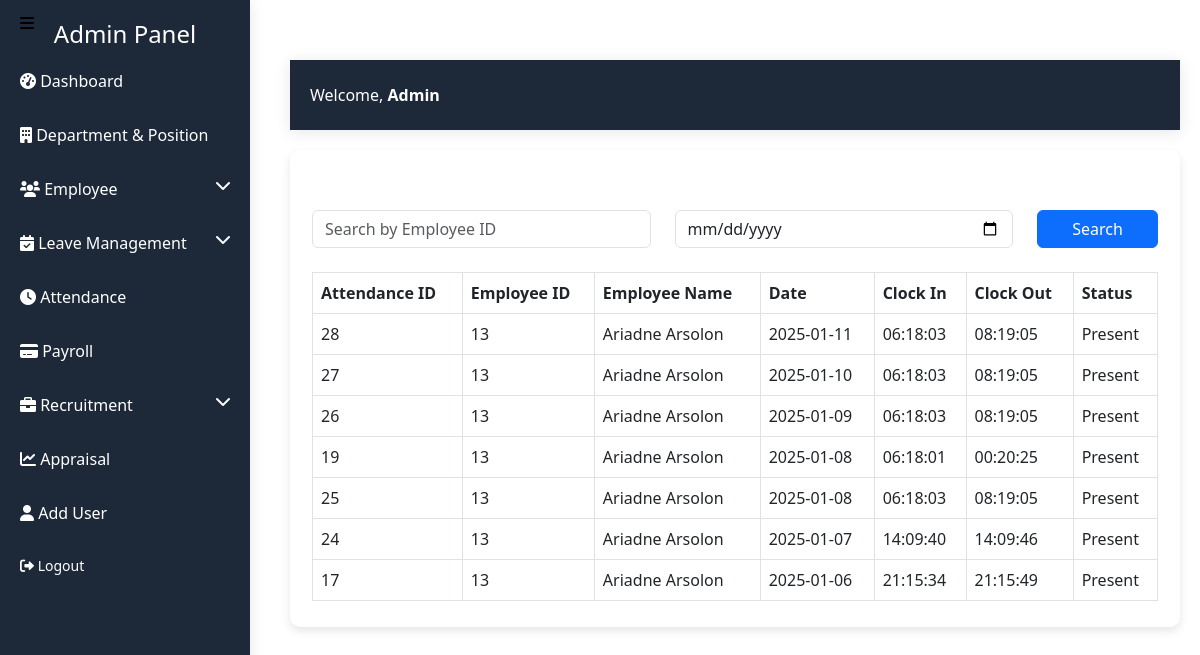
/admin_dashboard/attendance.php, run on the app's committed database.
### tables this page shows
CREATE TABLE `attendance` (
  `AttendanceID` int(11) NOT NULL,
  `EmployeeID` int(11) UNSIGNED NOT NULL,
  `Date` date NOT NULL,
  `ClockIn` time DEFAULT NULL,
  `ClockOut` time DEFAULT NULL,
  `Status` enum('Present','Absent','On Leave') NOT NULL
);

CREATE TABLE `employees` (
  `EmployeeID` int(11) UNSIGNED NOT NULL,
  `FirstName` varchar(30) NOT NULL,
  `LastName` varchar(30) NOT NULL,
  `Gender` enum('Male','Female','Other') NOT NULL,
  `Email` varchar(255) NOT NULL,
  `Phone` varchar(15) DEFAULT NULL,
  `DOB` date NOT NULL,
  `Address` text NOT NULL,
  `DepartmentID` int(11) NOT NULL,
  `PositionID` int(11) NOT NULL,
  `Hire_Date` date NOT NULL,
  `Salary` decimal(10,2) DEFAULT NULL,
  `Attendance_Percentage` float DEFAULT NULL,
  `Performance_Rating` varchar(255) DEFAULT NULL,
  `Created_At` timestamp NULL DEFAULT current_timestamp(),
  `Updated_At` timestamp NULL DEFAULT current_timestamp() ON UPDATE current_timestamp(),
  `ProfileImage` varchar(255) DEFAULT NULL
);

### admin_dashboard/attendance.php (the view, shortened to what this page needs)
<?php
require_once '../config/config.php';
$searchEmployeeID = $_GET['EmployeeID'] ?? '';
$searchDate = $_GET['Date'] ?? '';
$sql = "SELECT a.AttendanceID, a.EmployeeID, e.FirstName, e.LastName, a.Date, a.ClockIn, a.ClockOut, a.Status
        FROM attendance a
        JOIN employees e ON a.EmployeeID = e.employeeId
        WHERE (:EmployeeID = '' OR a.EmployeeID = :EmployeeID)
        AND (:Date = '' OR a.Date = :Date)
        ORDER BY a.Date DESC";
$stmt = $conn->prepare($sql);
$stmt->execute([':EmployeeID' => $searchEmployeeID, ':Date' => $searchDate]);
$attendanceRecords = $stmt->fetchAll(PDO::FETCH_ASSOC);
?>
<!DOCTYPE html>
<html lang="en">
<head>
    <link href="https://cdn.jsdelivr.net/npm/bootstrap@5.3.0/dist/css/bootstrap.min.css" rel="stylesheet">
</head>
<body>
 <?php include(__DIR__ . '/include/sidebar.php'); ?>
<div class="content">
    <?php include(__DIR__ . '/include/header.php'); ?>
    <div class="main-content">
    <div class="container mt-1">
        <h2 class="text-center">Attendance Records</h2>
        <form class="row mb-4" method="GET" action="">
            <div class="col-md-5">
                <input type="text" class="form-control" name="EmployeeID" placeholder="Search by Employee ID" value="<?= htmlspecialchars($searchEmployeeID) ?>">
            </div>
            <div class="col-md-5">
                <input type="date" class="form-control" name="Date" value="<?= htmlspecialchars($searchDate) ?>">
            </div>
            <div class="col-md-2">
                <button type="submit" class="btn btn-primary w-100">Search</button>
            </div>
        </form>
        <table class="table table-bordered table-hover">
            <thead>
                <tr>
                    <th>Attendance ID</th>
                    <th>Employee ID</th>
                    <th>Employee Name</th>
                    <th>Date</th>
                    <th>Clock In</th>
                    <th>Clock Out</th>
                    <th>Status</th>
                </tr>
            </thead>
            <tbody>
                <?php if (count($attendanceRecords) > 0): ?>
                    <?php foreach ($attendanceRecords as $record): ?>
                        <tr>
                            <td><?= $record['AttendanceID'] ?></td>
                            <td><?= $record['EmployeeID'] ?></td>
                            <td><?= htmlspecialchars($record['FirstName']) . ' ' . htmlspecialchars($record['LastName']) ?></td>
                            <td><?= $record['Date'] ?></td>
                            <td><?= $record['ClockIn'] ?: 'Not clocked in' ?></td>
                            <td><?= $record['ClockOut'] ?: 'Not clocked out' ?></td>
                            <td><?= $record['Status'] ?></td>
                        </tr>
                    <?php endforeach; ?>
                <?php else: ?>
                    <tr>
                        <td colspan="7" class="text-center">No attendance records found.</td>
                    </tr>
                <?php endif; ?>
            </tbody>
        </table>
    </div>
    </div>
</body>
</html>

### admin_dashboard/attendance.php (style rules this page uses)
body { font-family: Arial, sans-serif; background-color: #f4f7fa; }
.content { margin-left: 270px; padding: 20px; }
.main-content { background: #fff; border-radius: 10px; padding: 10px; box-shadow: 0px 4px 10px rgba(0, 0, 0, 0.1); }

### admin_dashboard/include/sidebar.php (style rules this page uses)
.content { margin-left: 270px; padding: 20px; }
.text-center { color: #fff; }

### data on the page
attendance: AttendanceID "28", EmployeeID "13", employees.FirstName "Ariadne", employees.LastName "Arsolon", Date "2025-01-11", ClockIn "06:18:03", ClockOut "08:19:05", Status "Present"
attendance: AttendanceID "27", EmployeeID "13", employees.FirstName "Ariadne", employees.LastName "Arsolon", Date "2025-01-10", ClockIn "06:18:03", ClockOut "08:19:05", Status "Present"
attendance: AttendanceID "26", EmployeeID "13", employees.FirstName "Ariadne", employees.LastName "Arsolon", Date "2025-01-09", ClockIn "06:18:03", ClockOut "08:19:05", Status "Present"
attendance: AttendanceID "19", EmployeeID "13", employees.FirstName "Ariadne", employees.LastName "Arsolon", Date "2025-01-08", ClockIn "06:18:01", ClockOut "00:20:25", Status "Present"
attendance: AttendanceID "25", EmployeeID "13", employees.FirstName "Ariadne", employees.LastName "Arsolon", Date "2025-01-08", ClockIn "06:18:03", ClockOut "08:19:05", Status "Present"
attendance: AttendanceID "24", EmployeeID "13", employees.FirstName "Ariadne", employees.LastName "Arsolon", Date "2025-01-07", ClockIn "14:09:40", ClockOut "14:09:46", Status "Present"
attendance: AttendanceID "17", EmployeeID "13", employees.FirstName "Ariadne", employees.LastName "Arsolon", Date "2025-01-06", ClockIn "21:15:34", ClockOut "21:15:49", Status "Present"
